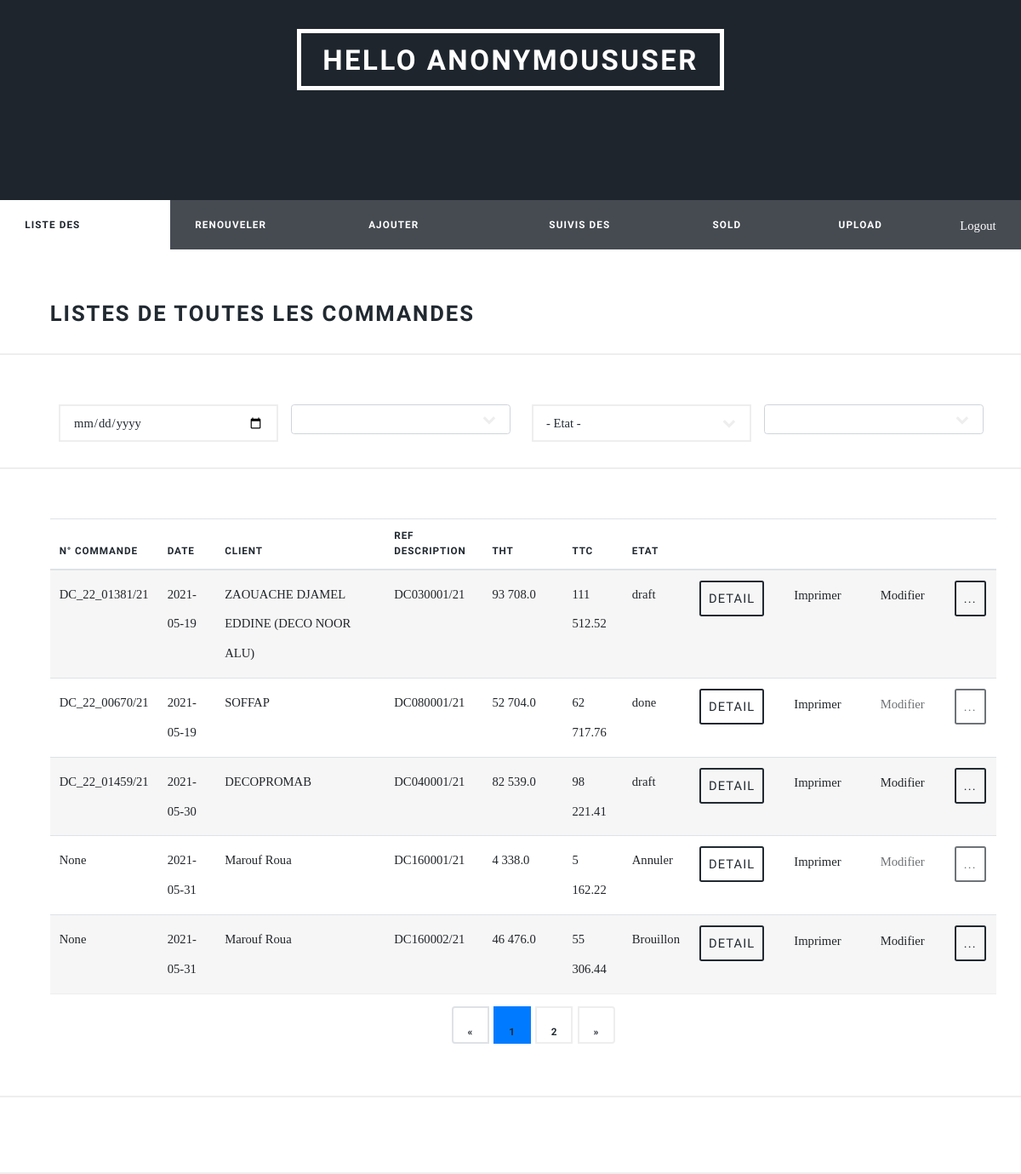
/commerciale/listCommandesC, run on an earlier commit of the app's database.
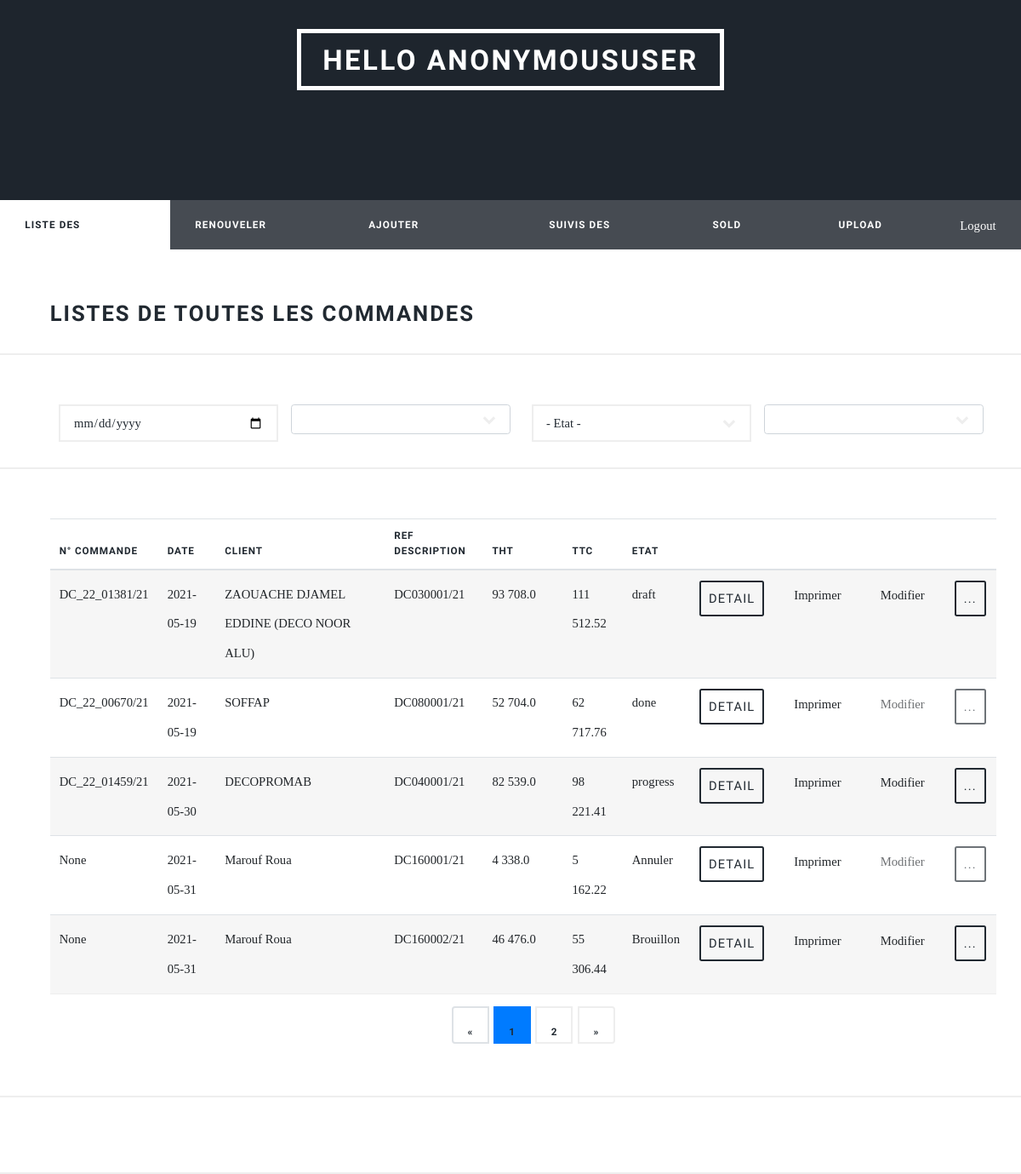
And on a later commit of the database.
### distributeur/models.py (models this page shows)
class Commande(models.Model):
    id = models.AutoField(primary_key=True)
    n_commande_odoo = models.CharField(null=True, blank=True, max_length=255)
    reference_description = models.CharField(max_length=255)
    destributeur = models.ForeignKey(Distributeur, on_delete=models.CASCADE)
    societe = models.CharField(default='Strugal', max_length=255)
    totaleHT = models.FloatField()
    totaleTTC = models.FloatField()
    capture = models.ImageField(
        upload_to='emailCapture/', null=True, blank=True)
    etat = models.CharField(default='Brouillon', max_length=255)
    date = models.CharField(
        default=date.today().strftime("%Y-%m-%d"), max_length=255)

class Distributeur(models.Model):
    user = models.ForeignKey(User, null=True, on_delete=models.CASCADE)
    id = models.AutoField(primary_key=True)
    id_dist = models.IntegerField(default=0)
    nom = models.CharField(max_length=255)
    adress = models.CharField(max_length=255)
    tel_fix = models.CharField(null=True, blank=True, max_length=255)
    tel_portable = models.CharField(null=True, blank=True, max_length=255)
    couriel = models.CharField(null=True, blank=True, max_length=255)
    civilite = models.IntegerField(null=True, blank=True)
    site_web = models.CharField(null=True, blank=True, max_length=255)
    rcn = models.CharField(max_length=255)
    date_enregistrement_rc = models.CharField(max_length=255)
    nis = models.CharField(null=True, blank=True, max_length=255)
    ifn = models.CharField(max_length=255)
    art = models.CharField(max_length=255)
    date_debut_activité = models.CharField(
        null=True, blank=True, max_length=255)
    date_effet = models.CharField(null=True, blank=True, max_length=255)
    date_echeance = models.CharField(null=True, blank=True, max_length=255)
    status = models.CharField(max_length=255)
    nbr_facture = models.IntegerField(default=0)
    def __str__(self):
        return self.nom

### commerciale/views.py (the view)
# urls.py: path("listCommandesC", views.listCommandes, name="listCommandes"),
def listCommandes(request):
    list_destri()
    try:
        commande = Commande.objects.filter(
            n_commande_odoo=None).values('reference_description')
        data2 = {}
        i = 0
        for ids in commande:
            print(ids['reference_description'])
            data2[i] = ids['reference_description']
            i = i + 1
        data = {"data": data2
                }
        eleme = requests.post(
            "http://10.10.10.64:8180/diststru/nodoo/", json=data).json()
        print(eleme)
        if eleme is not None:
            for key in eleme.keys():
                la_commande = Commande.objects.get(
                    reference_description=eleme[key][3])
                la_commande.n_commande_odoo = eleme[key][2]
                la_commande.etat = eleme[key][4]
                if la_commande.etat == 'drafte':
                    la_commande.etat = 'Brouillon'
                elif la_commande.etat == 'progress':
                    la_commande.etat = 'En cours'
                elif la_commande.etat == 'confirmed':
                    la_commande.etat = 'confirmé'
                elif la_commande.etat == 'done':
                    la_commande.etat = 'Terminé'
                else:
                    la_commande.etat = 'Annuler'
                la_commande.save()
            print('success')
    except Exception as e:
        print(e)
        print('Error bringing n° odoo')
    try:
        commande = Commande.objects.exclude(etat__in=[
            "Annuler", 'done']).exclude(n_commande_odoo=None).values('reference_description', 'etat')
        data2 = {}
        i = 0
        for ids in commande:
            data2[i] = ids['reference_description']
            i = i + 1
        data = {"data": {"state": commande[0]['etat'], "n_odoo": data2}
                }
        eleme = requests.post(
            "http://10.10.10.64:8585/diststru/state/", json=data).json()
        if eleme is not None:
            for key in eleme.keys():
                la_commande = Commande.objects.get(
                    reference_description=eleme[key][0])
                la_commande.etat = eleme[key][1]
                la_commande.save()
            print('success')
    except Exception as e:
        print(e)
        print('Error bringing Etat')
    commande = Commande.objects.all().order_by('id')
    paginator = Paginator(commande, 5)
    page = request.GET.get('page')
    commande = paginator.get_page(page)
    context = {
        "commande": commande
    }
    return render(
        request, "commerciale/listCommandes.html", context)

### commerciale/templatetags/intspace.py (called while the page is built)
@register.filter('intspace')
def intspace(value):
    orig = force_str(value)
    new = re.sub("^(-?\d+)(\d{3})", '\g<1> \g<2>', orig)
    if orig == new:
        return new
    else:
        return intspace(new)

### templates/commerciale/listCommandes.html (shortened to what the changed rows need)
{%extends 'base.html'%} {% block title %} LISTE DES COMMANDE {% endblock %}
{% block content %}
{% load static %}
{% load intspace %}
<div id="wrapper">
   <link rel="stylesheet" href="https://maxcdn.bootstrapcdn.com/bootstrap/4.5.2/css/bootstrap.min.css">
   <link rel="stylesheet" href="https://unpkg.com/bootstrap-table@1.18.3/dist/bootstrap-table.min.css">
   <link rel="stylesheet" href="{% static '/css/main.css' %}" />
  <div id="main">
    <h2>Listes de toutes les commandes</h2>
    <div id='table-div-commande' class="table-wrapper">
      <table id="bootstrap-table" class="table">
          <thead>
                  <th  data-field="Commande" data-sortable="true">N° Commande</th>
                  <th  data-field="Date" data-sortable="true">Date</th>
                  <th  data-field="Client" data-sortable="true">Client</th>
                  <th  data-field="Ref" data-sortable="true">Ref Description</th>
                  <th  data-field="THT" data-sortable="true" style="
                  width: 94px;">THT</th>
                  <th  data-field="TTC" data-sortable="true">TTC</th>
                  <th  data-field="Etat" data-sortable="true">Etat</th>
                  <th></th>
                  <th></th>
                  <th></th>
                  <th></th>
          </thead>
          <tbody>
              {% for com in commande %}
              <tr>
                  <td>{{com.n_commande_odoo}}</td>
                  <td>{{com.date}}</td>
                  <td>{{com.destributeur}}</td>
                  <td>{{com.reference_description}}</td>
                  <td>{{com.totaleHT|intspace}}</td>
                  <td>{{com.totaleTTC|intspace}}</td>
                  <td>{{com.etat}}</td>
                  <td data-visible="false"><button
                    id="{{com.id}}"
                    onClick="showDetail(this.id)"
                    type="button"
                    class="btn "
                    data-toggle="modal" data-target="#exampleModal"
                  >Detail</button></td>
                  <td>
                    <a
                    id="{{com.id}}"
                    type="button"
                    class="btn "
                    href="{% url 'pdf_view' com.id %}"
                    target="_blank"
                  >Imprimer</a>
                  </td>
                  <td><a
                    id="{{com.id}}"
                    {% if com.etat == 'Annuler' or com.etat == 'done' %}
                    class="btn disabled"
                    {% else %}
                    class="btn"
                    {% endif %}
                    type="button"
                    href="{% url 'modifierCommande' com.id %}"
                  >Modifier</a></td>
                  <td>
                    <div class="dropdown">
                      <button
                      {% if com.etat == 'Annuler' or com.etat == 'done' %}
                      class="btn disabled"
                      {% else %}
                      class="btn"
                      {% endif %}
                      type="button"
                      id="dropdownMenuButton"
                      data-toggle="dropdown"
                      aria-expanded="false">
                        ...
                      </button>
                    </div>
                  </td>
              </tr>
              {% endfor %}
          </tbody>
      </table>
    </div>
  </div>
</div>
{% endblock %}

What changed in the data, as far as the page shows it:
changed Commande "DC_22_01459/21": etat "draft" → "progress"
